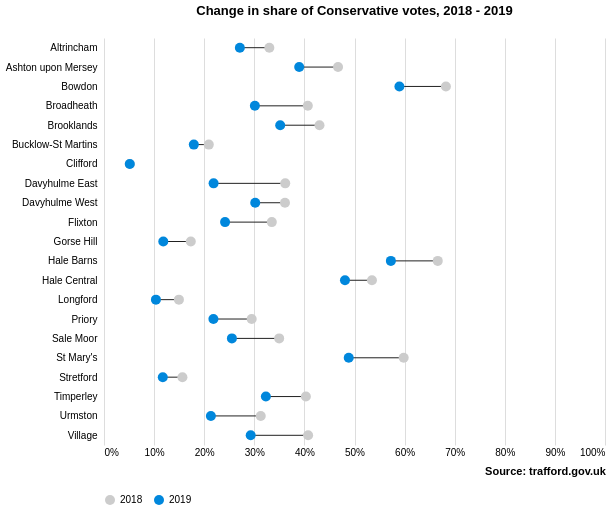

Write the Vega-Lite specification saved for this chart.
### Vega-Lite specification from a JSON file in a GitHub repository (floating-point values rounded to 4 significant figures)
{"$schema": "https://vega.github.io/schema/vega-lite/v3.json", "description": "Visualisation showing how the share of votes for the Conservative Party has changed between the Trafford local elections in 2018 and 2019.", "autosize": {"type": "fit"}, "width": 600, "height": 500, "title": {"text": "Change in share of Conservative votes, 2018 - 2019", "offset": 20}, "data": {"values": [{"area_name": "Altrincham", "year": 2018, "ballots_issued": 8266, "conservative_vote": 2728}, {"area_name": "Ashton upon Mersey", "year": 2018, "ballots_issued": 3590, "conservative_vote": 1677}, {"area_name": "Bowdon", "year": 2018, "ballots_issued": 3121, "conservative_vote": 2130}, {"area_name": "Broadheath", "year": 2018, "ballots_issued": 4218, "conservative_vote": 1716}, {"area_name": "Brooklands", "year": 2018, "ballots_issued": 4080, "conservative_vote": 1755}, {"area_name": "Bucklow-St Martins", "year": 2018, "ballots_issued": 2027, "conservative_vote": 424}, {"area_name": "Clifford", "year": 2018, "ballots_issued": 3212, "conservative_vote": 165}, {"area_name": "Davyhulme East", "year": 2018, "ballots_issued": 3837, "conservative_vote": 1388}, {"area_name": "Davyhulme West", "year": 2018, "ballots_issued": 3884, "conservative_vote": 1403}, {"area_name": "Flixton", "year": 2018, "ballots_issued": 4562, "conservative_vote": 1528}, {"area_name": "Gorse Hill", "year": 2018, "ballots_issued": 2799, "conservative_vote": 485}, {"area_name": "Hale Barns", "year": 2018, "ballots_issued": 2900, "conservative_vote": 1932}, {"area_name": "Hale Central", "year": 2018, "ballots_issued": 2999, "conservative_vote": 1604}, {"area_name": "Longford", "year": 2018, "ballots_issued": 3658, "conservative_vote": 547}, {"area_name": "Priory", "year": 2018, "ballots_issued": 3352, "conservative_vote": 988}, {"area_name": "St Mary's", "year": 2018, "ballots_issued": 3432, "conservative_vote": 2053}, {"area_name": "Sale Moor", "year": 2018, "ballots_issued": 2777, "conservative_vote": 971}, {"area_name": "Stretford", "year": 2018, "ballots_issued": 3130, "conservative_vote": 490}, {"area_name": "Timperley", "year": 2018, "ballots_issued": 4204, "conservative_vote": 1694}, {"area_name": "Urmston", "year": 2018, "ballots_issued": 3890, "conservative_vote": 1217}, {"area_name": "Village", "year": 2018, "ballots_issued": 3267, "conservative_vote": 1331}, {"area_name": "Altrincham", "year": 2019, "ballots_issued": 3898, "conservative_vote": 1057}, {"area_name": "Ashton upon Mersey", "year": 2019, "ballots_issued": 3588, "conservative_vote": 1398}, {"area_name": "Bowdon", "year": 2019, "ballots_issued": 2929, "conservative_vote": 1727}, {"area_name": "Broadheath", "year": 2019, "ballots_issued": 4048, "conservative_vote": 1219}, {"area_name": "Brooklands", "year": 2019, "ballots_issued": 3682, "conservative_vote": 1295}, {"area_name": "Bucklow-St Martins", "year": 2019, "ballots_issued": 1824, "conservative_vote": 327}, {"area_name": "Clifford", "year": 2019, "ballots_issued": 3012, "conservative_vote": 155}, {"area_name": "Davyhulme East", "year": 2019, "ballots_issued": 3177, "conservative_vote": 695}, {"area_name": "Davyhulme West", "year": 2019, "ballots_issued": 3197, "conservative_vote": 965}, {"area_name": "Flixton", "year": 2019, "ballots_issued": 3787, "conservative_vote": 915}, {"area_name": "Gorse Hill", "year": 2019, "ballots_issued": 2620, "conservative_vote": 310}, {"area_name": "Hale Barns", "year": 2019, "ballots_issued": 2817, "conservative_vote": 1613}, {"area_name": "Hale Central", "year": 2019, "ballots_issued": 2973, "conservative_vote": 1430}, {"area_name": "Longford", "year": 2019, "ballots_issued": 3242, "conservative_vote": 336}, {"area_name": "Priory", "year": 2019, "ballots_issued": 3109, "conservative_vote": 679}, {"area_name": "St Mary's", "year": 2019, "ballots_issued": 3126, "conservative_vote": 1527}, {"area_name": "Sale Moor", "year": 2019, "ballots_issued": 2601, "conservative_vote": 664}, {"area_name": "Stretford", "year": 2019, "ballots_issued": 2804, "conservative_vote": 329}, {"area_name": "Timperley", "year": 2019, "ballots_issued": 3918, "conservative_vote": 1266}, {"area_name": "Urmston", "year": 2019, "ballots_issued": 3394, "conservative_vote": 724}, {"area_name": "Village", "year": 2019, "ballots_issued": 3217, "conservative_vote": 942}]}, "transform": [{"calculate": "(datum.conservative_vote/datum.ballots_issued)", "as": "vote_percentage"}], "encoding": {"x": {"field": "vote_percentage", "type": "quantitative", "scale": {"domain": [0, 1]}, "axis": {"title": "Source: trafford.gov.uk", "titleX": 441, "titleY": 20, "format": "%"}}, "y": {"field": "area_name", "type": "nominal", "axis": {"title": null, "offset": 5, "ticks": false, "minExtent": 70, "domain": false}}}, "layer": [{"mark": "line", "encoding": {"detail": {"field": "area_name", "type": "nominal"}, "color": {"value": "#212121"}, "size": {"value": 1}}}, {"mark": {"type": "point", "filled": true}, "encoding": {"color": {"field": "year", "type": "ordinal", "scale": {"domain": [2018, 2019], "range": ["#ccc", "#0087dc"]}, "legend": {"title": null, "orient": "bottom", "direction": "horizontal"}}, "size": {"value": 100}, "opacity": {"value": 1}, "tooltip": [{"field": "vote_percentage", "type": "quantitative", "title": "Share of votes", "format": ".1%"}]}}], "config": {"style": {"cell": {"stroke": "transparent"}}, "axis": {"ticks": false, "domainColor": ""}}}
